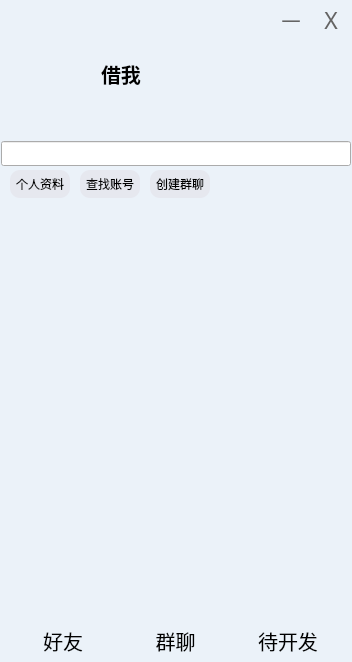
<?xml version="1.0" encoding="UTF-8"?>
<ui version="4.0">
 <class>Homepage</class>
 <widget class="QWidget" name="Homepage">
  <property name="geometry">
   <rect>
    <x>0</x>
    <y>0</y>
    <width>352</width>
    <height>662</height>
   </rect>
  </property>
  <property name="minimumSize">
   <size>
    <width>352</width>
    <height>662</height>
   </size>
  </property>
  <property name="maximumSize">
   <size>
    <width>700</width>
    <height>1020</height>
   </size>
  </property>
  <property name="windowTitle">
   <string>Form</string>
  </property>
  <property name="styleSheet">
   <string notr="true">#Homepage{background:rgb(235,242,249);}</string>
  </property>
  <widget class="QLabel" name="label">
   <property name="geometry">
    <rect>
     <x>1</x>
     <y>1</y>
     <width>40</width>
     <height>40</height>
    </rect>
   </property>
   <property name="sizePolicy">
    <sizepolicy hsizetype="Fixed" vsizetype="Fixed">
     <horstretch>0</horstretch>
     <verstretch>0</verstretch>
    </sizepolicy>
   </property>
   <property name="minimumSize">
    <size>
     <width>40</width>
     <height>40</height>
    </size>
   </property>
   <property name="maximumSize">
    <size>
     <width>40</width>
     <height>40</height>
    </size>
   </property>
   <property name="text">
    <string/>
   </property>
   <property name="alignment">
    <set>Qt::AlignCenter</set>
   </property>
  </widget>
  <widget class="QLabel" name="label_2">
   <property name="geometry">
    <rect>
     <x>271</x>
     <y>0</y>
     <width>40</width>
     <height>40</height>
    </rect>
   </property>
   <property name="sizePolicy">
    <sizepolicy hsizetype="Fixed" vsizetype="Fixed">
     <horstretch>0</horstretch>
     <verstretch>0</verstretch>
    </sizepolicy>
   </property>
   <property name="minimumSize">
    <size>
     <width>40</width>
     <height>40</height>
    </size>
   </property>
   <property name="maximumSize">
    <size>
     <width>40</width>
     <height>40</height>
    </size>
   </property>
   <property name="font">
    <font>
     <family>微软雅黑</family>
     <pointsize>-1</pointsize>
    </font>
   </property>
   <property name="styleSheet">
    <string notr="true">#label_2{color:rgb(100,100,100);font-size:19px;}
#label_2:hover{background:rgb(255,255,255,50%);}</string>
   </property>
   <property name="text">
    <string>一</string>
   </property>
   <property name="alignment">
    <set>Qt::AlignCenter</set>
   </property>
  </widget>
  <widget class="QLabel" name="label_3">
   <property name="geometry">
    <rect>
     <x>311</x>
     <y>0</y>
     <width>40</width>
     <height>40</height>
    </rect>
   </property>
   <property name="sizePolicy">
    <sizepolicy hsizetype="Fixed" vsizetype="Fixed">
     <horstretch>0</horstretch>
     <verstretch>0</verstretch>
    </sizepolicy>
   </property>
   <property name="minimumSize">
    <size>
     <width>40</width>
     <height>40</height>
    </size>
   </property>
   <property name="maximumSize">
    <size>
     <width>40</width>
     <height>40</height>
    </size>
   </property>
   <property name="font">
    <font>
     <family>微软雅黑</family>
     <pointsize>-1</pointsize>
    </font>
   </property>
   <property name="styleSheet">
    <string notr="true">#label_3{color:rgb(100,100,100);font-size:23px;}
#label_3:hover{background:rgb(255,255,255,50%);}</string>
   </property>
   <property name="text">
    <string>X</string>
   </property>
   <property name="alignment">
    <set>Qt::AlignCenter</set>
   </property>
  </widget>
  <widget class="QWidget" name="widget" native="true">
   <property name="geometry">
    <rect>
     <x>1</x>
     <y>202</y>
     <width>350</width>
     <height>411</height>
    </rect>
   </property>
   <property name="minimumSize">
    <size>
     <width>350</width>
     <height>300</height>
    </size>
   </property>
  </widget>
  <widget class="QLabel" name="label_4">
   <property name="geometry">
    <rect>
     <x>21</x>
     <y>61</y>
     <width>60</width>
     <height>60</height>
    </rect>
   </property>
   <property name="minimumSize">
    <size>
     <width>60</width>
     <height>60</height>
    </size>
   </property>
   <property name="maximumSize">
    <size>
     <width>60</width>
     <height>60</height>
    </size>
   </property>
   <property name="styleSheet">
    <string notr="true">#label_4{border-radius:30px;background-image:url(':/headportrait/head.jpg');}</string>
   </property>
   <property name="text">
    <string/>
   </property>
   <property name="alignment">
    <set>Qt::AlignCenter</set>
   </property>
  </widget>
  <widget class="QLabel" name="label_5">
   <property name="geometry">
    <rect>
     <x>101</x>
     <y>61</y>
     <width>130</width>
     <height>25</height>
    </rect>
   </property>
   <property name="sizePolicy">
    <sizepolicy hsizetype="Preferred" vsizetype="Fixed">
     <horstretch>0</horstretch>
     <verstretch>0</verstretch>
    </sizepolicy>
   </property>
   <property name="minimumSize">
    <size>
     <width>130</width>
     <height>25</height>
    </size>
   </property>
   <property name="maximumSize">
    <size>
     <width>16777215</width>
     <height>25</height>
    </size>
   </property>
   <property name="styleSheet">
    <string notr="true">#label_5{font-weight:bold;font-size:20px;}</string>
   </property>
   <property name="text">
    <string>借我</string>
   </property>
  </widget>
  <widget class="QLineEdit" name="lineEdit">
   <property name="geometry">
    <rect>
     <x>1</x>
     <y>141</y>
     <width>350</width>
     <height>25</height>
    </rect>
   </property>
   <property name="minimumSize">
    <size>
     <width>350</width>
     <height>25</height>
    </size>
   </property>
   <property name="maximumSize">
    <size>
     <width>16777215</width>
     <height>25</height>
    </size>
   </property>
  </widget>
  <widget class="QWidget" name="horizontalLayoutWidget_3">
   <property name="geometry">
    <rect>
     <x>10</x>
     <y>620</y>
     <width>331</width>
     <height>41</height>
    </rect>
   </property>
   <layout class="QHBoxLayout" name="horizontalLayout">
    <item>
     <widget class="QLabel" name="label_7">
      <property name="styleSheet">
       <string notr="true">#label_7{background:rgb(235,242,249);font-size:20px;color:black;}
#label_7:hover{color:rgb(170,195,185);}</string>
      </property>
      <property name="text">
       <string>好友</string>
      </property>
      <property name="alignment">
       <set>Qt::AlignCenter</set>
      </property>
     </widget>
    </item>
    <item>
     <widget class="QLabel" name="label_8">
      <property name="styleSheet">
       <string notr="true">#label_8{background:rgb(235,242,249);font-size:20px;color:black;}
#label_8:hover{color:rgb(170,195,185);}</string>
      </property>
      <property name="text">
       <string>群聊</string>
      </property>
      <property name="alignment">
       <set>Qt::AlignCenter</set>
      </property>
     </widget>
    </item>
    <item>
     <widget class="QLabel" name="label_9">
      <property name="styleSheet">
       <string notr="true">#label_9{background:rgb(235,242,249);font-size:20px;color:black;}
#label_9:hover{color:rgb(170,195,185);}</string>
      </property>
      <property name="text">
       <string>待开发</string>
      </property>
      <property name="alignment">
       <set>Qt::AlignCenter</set>
      </property>
     </widget>
    </item>
   </layout>
  </widget>
  <widget class="QPushButton" name="pushButton_2">
   <property name="geometry">
    <rect>
     <x>80</x>
     <y>170</y>
     <width>60</width>
     <height>28</height>
    </rect>
   </property>
   <property name="styleSheet">
    <string notr="true">#pushButton_2{border:0px;border-radius:10px;background:rgb(230,232,239);}
#pushButton_2:hover{background:rgb(230,232,239,50%);}</string>
   </property>
   <property name="text">
    <string>查找账号</string>
   </property>
  </widget>
  <widget class="QLineEdit" name="lineEdit_2">
   <property name="geometry">
    <rect>
     <x>101</x>
     <y>96</y>
     <width>190</width>
     <height>20</height>
    </rect>
   </property>
   <property name="minimumSize">
    <size>
     <width>190</width>
     <height>20</height>
    </size>
   </property>
   <property name="maximumSize">
    <size>
     <width>190</width>
     <height>20</height>
    </size>
   </property>
   <property name="styleSheet">
    <string notr="true">#lineEdit_2{border:none;background:rgb(235,242,249);}</string>
   </property>
  </widget>
  <widget class="QPushButton" name="pushButton">
   <property name="geometry">
    <rect>
     <x>10</x>
     <y>170</y>
     <width>60</width>
     <height>28</height>
    </rect>
   </property>
   <property name="styleSheet">
    <string notr="true">#pushButton{border:0px;border-radius:10px;background:rgb(230,232,239);}
#pushButton:hover{background:rgb(230,232,239,50%);}</string>
   </property>
   <property name="text">
    <string>个人资料</string>
   </property>
  </widget>
  <widget class="QPushButton" name="pushButton_3">
   <property name="geometry">
    <rect>
     <x>150</x>
     <y>170</y>
     <width>60</width>
     <height>28</height>
    </rect>
   </property>
   <property name="styleSheet">
    <string notr="true">#pushButton_3{border:0px;border-radius:10px;background:rgb(230,232,239);}
#pushButton_3:hover{background:rgb(230,232,239,50%);}</string>
   </property>
   <property name="text">
    <string>创建群聊</string>
   </property>
  </widget>
 </widget>
 <resources/>
 <connections/>
</ui>
